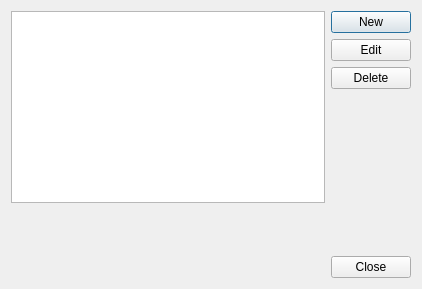
<?xml version="1.0" encoding="UTF-8"?>
<ui version="4.0">
 <class>hotkeysdialog</class>
 <widget class="QDialog" name="hotkeysdialog">
  <property name="geometry">
   <rect>
    <x>0</x>
    <y>0</y>
    <width>422</width>
    <height>289</height>
   </rect>
  </property>
  <property name="windowTitle">
   <string>Hotkeys</string>
  </property>
  <property name="windowIcon">
   <iconset resource="../Icons.qrc">
    <normaloff>:/Icons/car.png</normaloff>:/Icons/car.png</iconset>
  </property>
  <layout class="QVBoxLayout" name="verticalLayout_3">
   <item>
    <layout class="QHBoxLayout" name="horizontalLayout">
     <item>
      <widget class="QTableWidget" name="tableWidgetShortcuts">
       <property name="editTriggers">
        <set>QAbstractItemView::NoEditTriggers</set>
       </property>
       <property name="selectionMode">
        <enum>QAbstractItemView::SingleSelection</enum>
       </property>
       <property name="selectionBehavior">
        <enum>QAbstractItemView::SelectRows</enum>
       </property>
      </widget>
     </item>
     <item>
      <layout class="QVBoxLayout" name="verticalLayout">
       <item>
        <widget class="QPushButton" name="pushButtonNew">
         <property name="text">
          <string>New</string>
         </property>
        </widget>
       </item>
       <item>
        <widget class="QPushButton" name="pushButtonEdit">
         <property name="text">
          <string>Edit</string>
         </property>
        </widget>
       </item>
       <item>
        <widget class="QPushButton" name="pushButtonDelete">
         <property name="text">
          <string>Delete</string>
         </property>
        </widget>
       </item>
       <item>
        <spacer name="verticalSpacer">
         <property name="orientation">
          <enum>Qt::Vertical</enum>
         </property>
         <property name="sizeType">
          <enum>QSizePolicy::Expanding</enum>
         </property>
         <property name="sizeHint" stdset="0">
          <size>
           <width>17</width>
           <height>33</height>
          </size>
         </property>
        </spacer>
       </item>
      </layout>
     </item>
    </layout>
   </item>
   <item>
    <layout class="QVBoxLayout" name="verticalLayout_2">
     <item>
      <spacer name="verticalSpacer_2">
       <property name="orientation">
        <enum>Qt::Vertical</enum>
       </property>
       <property name="sizeHint" stdset="0">
        <size>
         <width>72</width>
         <height>29</height>
        </size>
       </property>
      </spacer>
     </item>
     <item>
      <layout class="QHBoxLayout" name="horizontalLayout_2">
       <item>
        <spacer name="horizontalSpacer">
         <property name="orientation">
          <enum>Qt::Horizontal</enum>
         </property>
         <property name="sizeHint" stdset="0">
          <size>
           <width>40</width>
           <height>20</height>
          </size>
         </property>
        </spacer>
       </item>
       <item>
        <widget class="QPushButton" name="pushButtonClose">
         <property name="text">
          <string>Close</string>
         </property>
        </widget>
       </item>
      </layout>
     </item>
    </layout>
   </item>
  </layout>
 </widget>
 <resources>
  <include location="../Icons.qrc"/>
 </resources>
 <connections>
  <connection>
   <sender>pushButtonClose</sender>
   <signal>clicked()</signal>
   <receiver>hotkeysdialog</receiver>
   <slot>close()</slot>
   <hints>
    <hint type="sourcelabel">
     <x>315</x>
     <y>262</y>
    </hint>
    <hint type="destinationlabel">
     <x>184</x>
     <y>145</y>
    </hint>
   </hints>
  </connection>
 </connections>
</ui>
